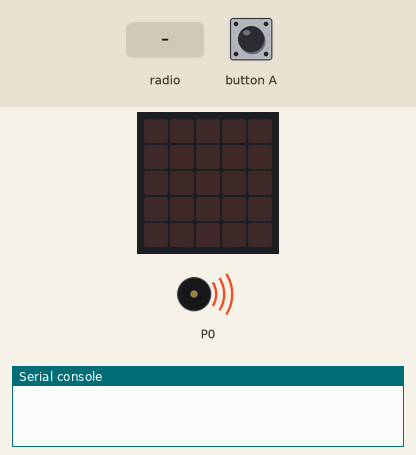
Simulated run of this program. Board: BBC micro:bit (MakeCode). Shown: the board's 5×5 LED display, buzzer (waves = sounding), the last lines printed to the serial console. The test bench sets the inputs (shaded band). Random numbers come from a fixed seed; no radio messages arrive unless stated (any console line starting 'radio sent:' is added by the test bench).

Above: at 1.2 s.
1.3 s: button A pressed for 0.15 s
At 1.8 s:
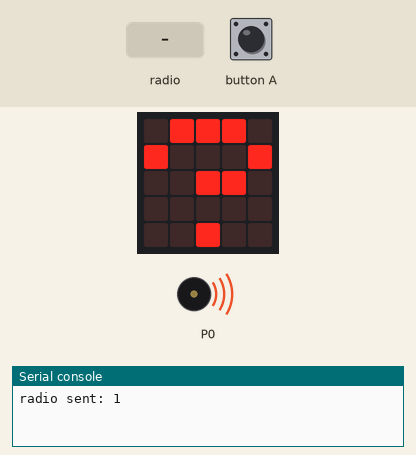
2.9 s: radio message "1" arrives
At 3.5 s:
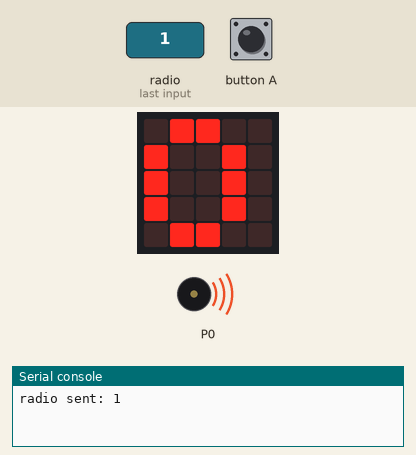
Timing chart, 0 to 5.9 s (numbered marks = the images above; inputs shaded):
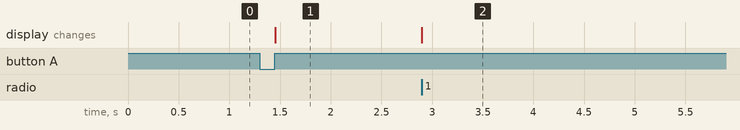

The program:

main.ts
```typescript
radio.onReceivedNumber(function (receivedNumber) {
    dado2 = randint(0, 10)
    basic.showNumber(0)
})
input.onButtonPressed(Button.A, function () {
    radio.sendNumber(1)
    dado = [0, 9]
    basic.showNumber(dado)
})
let dado = 0
let dado2 = 0
radio.setGroup(1)
let lista = []
radio.setGroup(1)
for (let index = 0; index < 4; index++) {
    lista = [[], 9]
    lista = [0, 1]
}
music.ringTone(262)
let lista_de_texto = ["um", "b", "c"]
basic.forever(function () {
    dado = 0
})
```

test.ts
```typescript
// testes vão aqui; isto não será compilado quando este pacote for usado como uma extensão.
```

Measured:
- after the input at 1.3 s, the display: changes after 0.15 s (image 1)
- after the input at 2.9 s, the display: changes at once (image 2)
